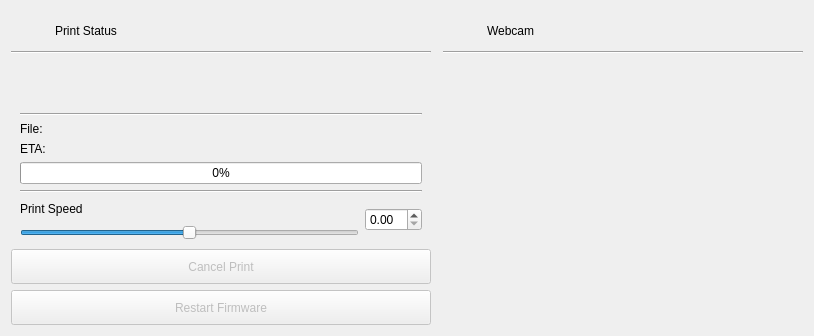
               <widget class="QWidget" name="pageOverview" native="true">
                <layout class="QHBoxLayout" name="horizontalLayout">
                 <item>
                  <widget class="QFrame" name="settingsFrame">
                   <property name="minimumSize">
                    <size>
                     <width>420</width>
                     <height>0</height>
                    </size>
                   </property>
                   <property name="maximumSize">
                    <size>
                     <width>420</width>
                     <height>16777215</height>
                    </size>
                   </property>
                   <layout class="QGridLayout" name="gridLayout_27">
                    <property name="leftMargin">
                     <number>0</number>
                    </property>
                    <property name="topMargin">
                     <number>0</number>
                    </property>
                    <property name="rightMargin">
                     <number>0</number>
                    </property>
                    <property name="bottomMargin">
                     <number>0</number>
                    </property>
                    <property name="spacing">
                     <number>0</number>
                    </property>
                    <item row="1" column="0">
                     <widget class="Line" name="line_4">
                      <property name="orientation">
                       <enum>Qt::Horizontal</enum>
                      </property>
                     </widget>
                    </item>
                    <item row="0" column="0">
                     <widget class="QWidget" name="printStatusTitleBar" native="true">
                      <property name="sizePolicy">
                       <sizepolicy hsizetype="Preferred" vsizetype="Minimum">
                        <horstretch>0</horstretch>
                        <verstretch>0</verstretch>
                       </sizepolicy>
                      </property>
                      <layout class="QGridLayout" name="gridLayout_26">
                       <property name="leftMargin">
                        <number>6</number>
                       </property>
                       <property name="topMargin">
                        <number>4</number>
                       </property>
                       <property name="rightMargin">
                        <number>4</number>
                       </property>
                       <property name="bottomMargin">
                        <number>4</number>
                       </property>
                       <item row="0" column="0">
                        <widget class="QLabel" name="statusIconLabel">
                         <property name="minimumSize">
                          <size>
                           <width>32</width>
                           <height>32</height>
                          </size>
                         </property>
                         <property name="maximumSize">
                          <size>
                           <width>32</width>
                           <height>32</height>
                          </size>
                         </property>
                         <property name="text">
                          <string/>
                         </property>
                        </widget>
                       </item>
                       <item row="0" column="1">
                        <widget class="QLabel" name="label_5">
                         <property name="text">
                          <string>Print Status</string>
                         </property>
                        </widget>
                       </item>
                      </layout>
                     </widget>
                    </item>
                    <item row="2" column="0">
                     <widget class="QWidget" name="widget_16" native="true">
                      <property name="sizePolicy">
                       <sizepolicy hsizetype="Preferred" vsizetype="Expanding">
                        <horstretch>0</horstretch>
                        <verstretch>0</verstretch>
                       </sizepolicy>
                      </property>
                      <layout class="QGridLayout" name="gridLayout_28">
                       <item row="8" column="2" rowspan="2">
                        <widget class="QDoubleSpinBox" name="printSpeedSpinBox"/>
                       </item>
                       <item row="8" column="1">
                        <spacer name="printSpeedSpacer">
                         <property name="orientation">
                          <enum>Qt::Horizontal</enum>
                         </property>
                         <property name="sizeHint" stdset="0">
                          <size>
                           <width>40</width>
                           <height>20</height>
                          </size>
                         </property>
                        </spacer>
                       </item>
                       <item row="0" column="0" colspan="3">
                        <widget class="QLabel" name="printerStatusLabel">
                         <property name="text">
                          <string/>
                         </property>
                        </widget>
                       </item>
                       <item row="2" column="0" colspan="3">
                        <widget class="QLabel" name="statusMessageLabel">
                         <property name="minimumSize">
                          <size>
                           <width>0</width>
                           <height>0</height>
                          </size>
                         </property>
                         <property name="text">
                          <string/>
                         </property>
                         <property name="wordWrap">
                          <bool>true</bool>
                         </property>
                        </widget>
                       </item>
                       <item row="8" column="0">
                        <widget class="QLabel" name="printSpeedLabel">
                         <property name="text">
                          <string>Print Speed</string>
                         </property>
                        </widget>
                       </item>
                       <item row="6" column="0" colspan="3">
                        <widget class="QProgressBar" name="printProgress">
                         <property name="value">
                          <number>0</number>
                         </property>
                        </widget>
                       </item>
                       <item row="5" column="0" colspan="3">
                        <widget class="QLabel" name="etaLabel">
                         <property name="text">
                          <string>ETA:</string>
                         </property>
                        </widget>
                       </item>
                       <item row="9" column="0" colspan="2">
                        <widget class="QSlider" name="printSpeedSlider">
                         <property name="maximum">
                          <number>200</number>
                         </property>
                         <property name="value">
                          <number>100</number>
                         </property>
                         <property name="orientation">
                          <enum>Qt::Horizontal</enum>
                         </property>
                        </widget>
                       </item>
                       <item row="1" column="0">
                        <spacer name="verticalSpacer">
                         <property name="orientation">
                          <enum>Qt::Vertical</enum>
                         </property>
                         <property name="sizeType">
                          <enum>QSizePolicy::Fixed</enum>
                         </property>
                         <property name="sizeHint" stdset="0">
                          <size>
                           <width>20</width>
                           <height>10</height>
                          </size>
                         </property>
                        </spacer>
                       </item>
                       <item row="7" column="0" colspan="3">
                        <widget class="Line" name="line_6">
                         <property name="orientation">
                          <enum>Qt::Horizontal</enum>
                         </property>
                        </widget>
                       </item>
                       <item row="4" column="0" colspan="3">
                        <widget class="QLabel" name="fileLabel">
                         <property name="text">
                          <string>File:</string>
                         </property>
                        </widget>
                       </item>
                       <item row="3" column="0" colspan="3">
                        <widget class="Line" name="printStatsLine">
                         <property name="orientation">
                          <enum>Qt::Horizontal</enum>
                         </property>
                        </widget>
                       </item>
                      </layout>
                     </widget>
                    </item>
                    <item row="3" column="0">
                     <widget class="QWidget" name="printStatsFooterFrame" native="true">
                      <layout class="QGridLayout" name="gridLayout_9">
                       <property name="leftMargin">
                        <number>0</number>
                       </property>
                       <property name="topMargin">
                        <number>0</number>
                       </property>
                       <property name="rightMargin">
                        <number>0</number>
                       </property>
                       <property name="bottomMargin">
                        <number>0</number>
                       </property>
                       <item row="0" column="0">
                        <widget class="QPushButton" name="cancelPrintButton">
                         <property name="enabled">
                          <bool>false</bool>
                         </property>
                         <property name="minimumSize">
                          <size>
                           <width>0</width>
                           <height>35</height>
                          </size>
                         </property>
                         <property name="text">
                          <string>Cancel Print</string>
                         </property>
                        </widget>
                       </item>
                       <item row="1" column="0">
                        <widget class="QPushButton" name="restartFirmwareButton">
                         <property name="enabled">
                          <bool>false</bool>
                         </property>
                         <property name="minimumSize">
                          <size>
                           <width>0</width>
                           <height>35</height>
                          </size>
                         </property>
                         <property name="text">
                          <string>Restart Firmware</string>
                         </property>
                        </widget>
                       </item>
                      </layout>
                     </widget>
                    </item>
                   </layout>
                  </widget>
                 </item>
                 <item>
                  <widget class="QFrame" name="fileGroupBox">
                   <layout class="QGridLayout" name="gridLayout_10">
                    <property name="leftMargin">
                     <number>0</number>
                    </property>
                    <property name="topMargin">
                     <number>0</number>
                    </property>
                    <property name="rightMargin">
                     <number>0</number>
                    </property>
                    <property name="bottomMargin">
                     <number>0</number>
                    </property>
                   </layout>
                  </widget>
                 </item>
                 <item>
                  <widget class="QFrame" name="webcamGroupBox">
                   <property name="minimumSize">
                    <size>
                     <width>360</width>
                     <height>0</height>
                    </size>
                   </property>
                   <property name="maximumSize">
                    <size>
                     <width>360</width>
                     <height>16777215</height>
                    </size>
                   </property>
                   <layout class="QGridLayout" name="gridLayout_34">
                    <property name="leftMargin">
                     <number>0</number>
                    </property>
                    <property name="topMargin">
                     <number>0</number>
                    </property>
                    <property name="rightMargin">
                     <number>0</number>
                    </property>
                    <property name="bottomMargin">
                     <number>0</number>
                    </property>
                    <property name="spacing">
                     <number>0</number>
                    </property>
                    <item row="2" column="0">
                     <widget class="QWidget" name="webcamContentWidget" native="true">
                      <property name="sizePolicy">
                       <sizepolicy hsizetype="Preferred" vsizetype="Expanding">
                        <horstretch>0</horstretch>
                        <verstretch>0</verstretch>
                       </sizepolicy>
                      </property>
                      <layout class="QGridLayout" name="gridLayout_35">
                       <property name="leftMargin">
                        <number>4</number>
                       </property>
                       <property name="topMargin">
                        <number>4</number>
                       </property>
                       <property name="rightMargin">
                        <number>4</number>
                       </property>
                       <property name="bottomMargin">
                        <number>4</number>
                       </property>
                      </layout>
                     </widget>
                    </item>
                    <item row="0" column="0">
                     <widget class="QWidget" name="webcamTitleBar" native="true">
                      <property name="sizePolicy">
                       <sizepolicy hsizetype="Preferred" vsizetype="Minimum">
                        <horstretch>0</horstretch>
                        <verstretch>0</verstretch>
                       </sizepolicy>
                      </property>
                      <property name="maximumSize">
                       <size>
                        <width>16777215</width>
                        <height>16777215</height>
                       </size>
                      </property>
                      <layout class="QGridLayout" name="gridLayout_33">
                       <property name="leftMargin">
                        <number>6</number>
                       </property>
                       <property name="topMargin">
                        <number>4</number>
                       </property>
                       <property name="rightMargin">
                        <number>4</number>
                       </property>
                       <property name="bottomMargin">
                        <number>4</number>
                       </property>
                       <item row="0" column="0">
                        <widget class="QLabel" name="webcamIconLabel">
                         <property name="minimumSize">
                          <size>
                           <width>32</width>
                           <height>32</height>
                          </size>
                         </property>
                         <property name="maximumSize">
                          <size>
                           <width>32</width>
                           <height>32</height>
                          </size>
                         </property>
                         <property name="text">
                          <string/>
                         </property>
                        </widget>
                       </item>
                       <item row="0" column="1">
                        <widget class="QLabel" name="label_7">
                         <property name="text">
                          <string>Webcam</string>
                         </property>
                        </widget>
                       </item>
                      </layout>
                     </widget>
                    </item>
                    <item row="1" column="0">
                     <widget class="Line" name="line_9">
                      <property name="orientation">
                       <enum>Qt::Horizontal</enum>
                      </property>
                     </widget>
                    </item>
                   </layout>
                  </widget>
                 </item>
                </layout>
               </widget>
